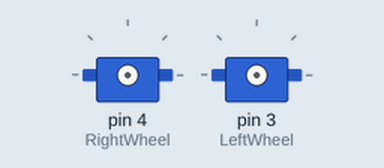
A sketch run on a simulated Arduino Uno, built with avr-gcc and run on an emulated ATmega328P. On the bench: 2 × servo.

Above: at 0.1 s.
At 12.1 s:
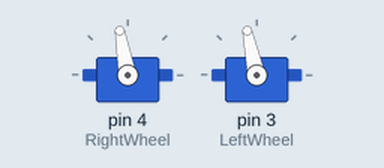
Timing chart, 0 to 15.1 s (numbered marks = the images above):
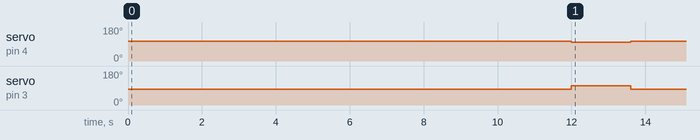

The sketch:

Duck_retrieval.ino
```cpp
#include <Servo.h>
Servo LeftWheel;
Servo RightWheel;
void setup() {
  // put your setup code here, to run once:
delay(5000);
RightWheel.attach(4);
LeftWheel.attach(3);
Forward();
UTurn();
Forward2();
LeftWheel.detach();
RightWheel.detach();
}

void loop() {
  // put your main code here, to run repeatedly:
}
void Forward()
{ LeftWheel.writeMicroseconds(1400);
  RightWheel.writeMicroseconds(1630);
  delay(7000);}

void UTurn ()
{LeftWheel.writeMicroseconds(1600);
  RightWheel.writeMicroseconds(1570);
  delay(1600);}
void Forward2()
{ LeftWheel.writeMicroseconds(1400);
  RightWheel.writeMicroseconds(1630);
  delay(5200);}
```
